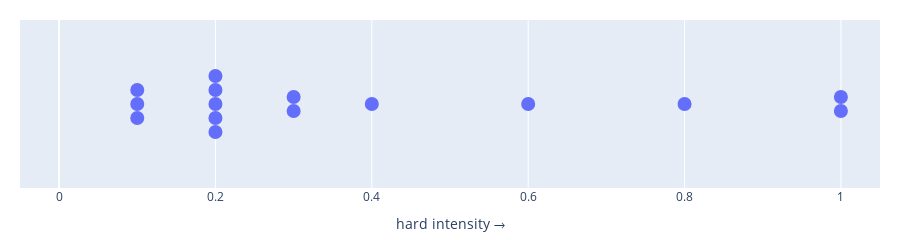

The notebook cell saved with this chart:
### Markdown cell above
If we flip to the `hard` line (`plot_1d('hard')`), the chocolate bars now collide.

### Code cell
candy_features.plot_1d(feature="hard")

### Figure 1 — Plotly figure (JSON) as saved in the notebook; plotly's stock layout.template omitted (floating-point values rounded to 4 significant figures)
{"data": [{"hovertemplate": "%{hovertext}", "hovertext": ["Snickers", "MilkyWay", "M&M", "SourPatch", "Skittles", "JollyRancher", "Jawbreaker", "HotTamales", "RedVines", "BigLeagueChew", "HubbaBubba", "ReesesCups", "HersheysBar", "Nerds", "TootsiePop"], "legendgroup": "", "marker": {"color": "#636efa", "size": 14, "symbol": "circle"}, "mode": "markers", "name": "", "orientation": "v", "showlegend": false, "type": "scatter", "x": [0.2, 0.2, 0.2, 0.3, 0.4, 1.0, 1.0, 0.3, 0.2, 0.1, 0.1, 0.2, 0.1, 0.6, 0.8], "xaxis": "x", "y": [-0.032, -0.016, 0.0, -0.008, 0.0, -0.008, 0.008, 0.008, 0.016, -0.016, 0.0, 0.032, 0.016, 0.0, 0.0], "yaxis": "y"}], "layout": {"height": 220, "legend": {"tracegroupgap": 0}, "margin": {"b": 10, "l": 20, "r": 20, "t": 20}, "showlegend": false, "xaxis": {"anchor": "y", "domain": [0, 1], "range": [-0.05, 1.05], "title": {"text": "hard intensity →"}}, "yaxis": {"anchor": "x", "domain": [0, 1], "range": [-0.096, 0.096], "title": {"text": "y"}, "visible": false}}}
